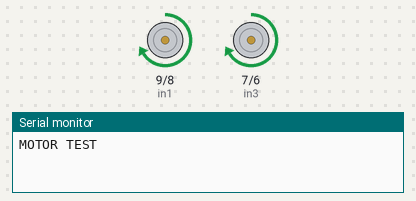
A sketch run on a simulated Arduino Uno, built with avr-gcc and run on an emulated ATmega328P. Shown: motor-driver pin pairs drawn as motors (green arrow = first pin HIGH = forward, orange = second pin HIGH = backward, longer = more drive, scaled by the enable pin), the last lines printed to the serial monitor.

Above: at 1.0 s.
At 15.7 s:
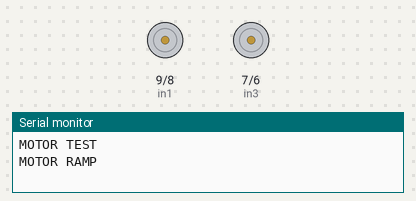
At 19.2 s:
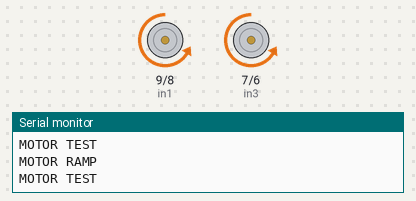
Timing chart, 0 to 21.1 s (numbered marks = the images above):
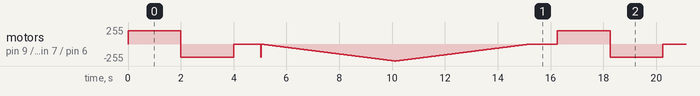

The sketch:

_298_tester.ino
```cpp
//L298 Motor Tester #1
//Shaurjya Banerjee - 2017

//Set pins for Motor 1
int enA = 10;
int in1 = 9;
int in2 = 8;
//Set pins for Motor 2
int enB = 5;
int in3 = 7;
int in4 = 6;

void setup()
{
  // set all the motor control pins to outputs
  pinMode(enA, OUTPUT);
  pinMode(enB, OUTPUT);
  pinMode(in1, OUTPUT);
  pinMode(in2, OUTPUT);
  pinMode(in3, OUTPUT);
  pinMode(in4, OUTPUT);

  Serial.begin(9600);
}

void loop()
{
  // put your main code here, to run repeatedly:
  motor_test();
  delay (1000);
  motor_ramp();
  delay (1000);

}

void motor_test()
{
  // this function will run the motors in both directions at a fixed speed

   Serial.println("MOTOR TEST");
  // turn on motor A
  digitalWrite(in1, HIGH);
  digitalWrite(in2, LOW);
  // set speed to 200 out of possible range 0~255
  analogWrite(enA, 200);
  // turn on motor B
  digitalWrite(in3, HIGH);
  digitalWrite(in4, LOW);
  // set speed to 200 out of possible range 0~255
  analogWrite(enB, 200);
  delay(2000);
  // now change motor directions
  digitalWrite(in1, LOW);
  digitalWrite(in2, HIGH);
  digitalWrite(in3, LOW);
  digitalWrite(in4, HIGH);
  delay(2000);
  // now turn off motors
  digitalWrite(in1, LOW);
  digitalWrite(in2, LOW);
  digitalWrite(in3, LOW);
  digitalWrite(in4, LOW);
}

void motor_ramp()
{

   Serial.println("MOTOR RAMP");
  // this function will run the motors across the range of possible speeds
  // turn on motors
  digitalWrite(in1, LOW);
  digitalWrite(in2, HIGH);
  digitalWrite(in3, LOW);
  digitalWrite(in4, HIGH);
  // accelerate from zero to maximum speed
  for (int i = 0; i < 256; i++)
  {
    analogWrite(enA, i);
    analogWrite(enB, i);
    delay(20);
  }
  // decelerate from maximum speed to zero
  for (int i = 255; i >= 0; --i)
  {
    analogWrite(enA, i);
    analogWrite(enB, i);
    delay(20);
  }
  // now turn off motors
  digitalWrite(in1, LOW);
  digitalWrite(in2, LOW);
  digitalWrite(in3, LOW);
  digitalWrite(in4, LOW);
}
```
